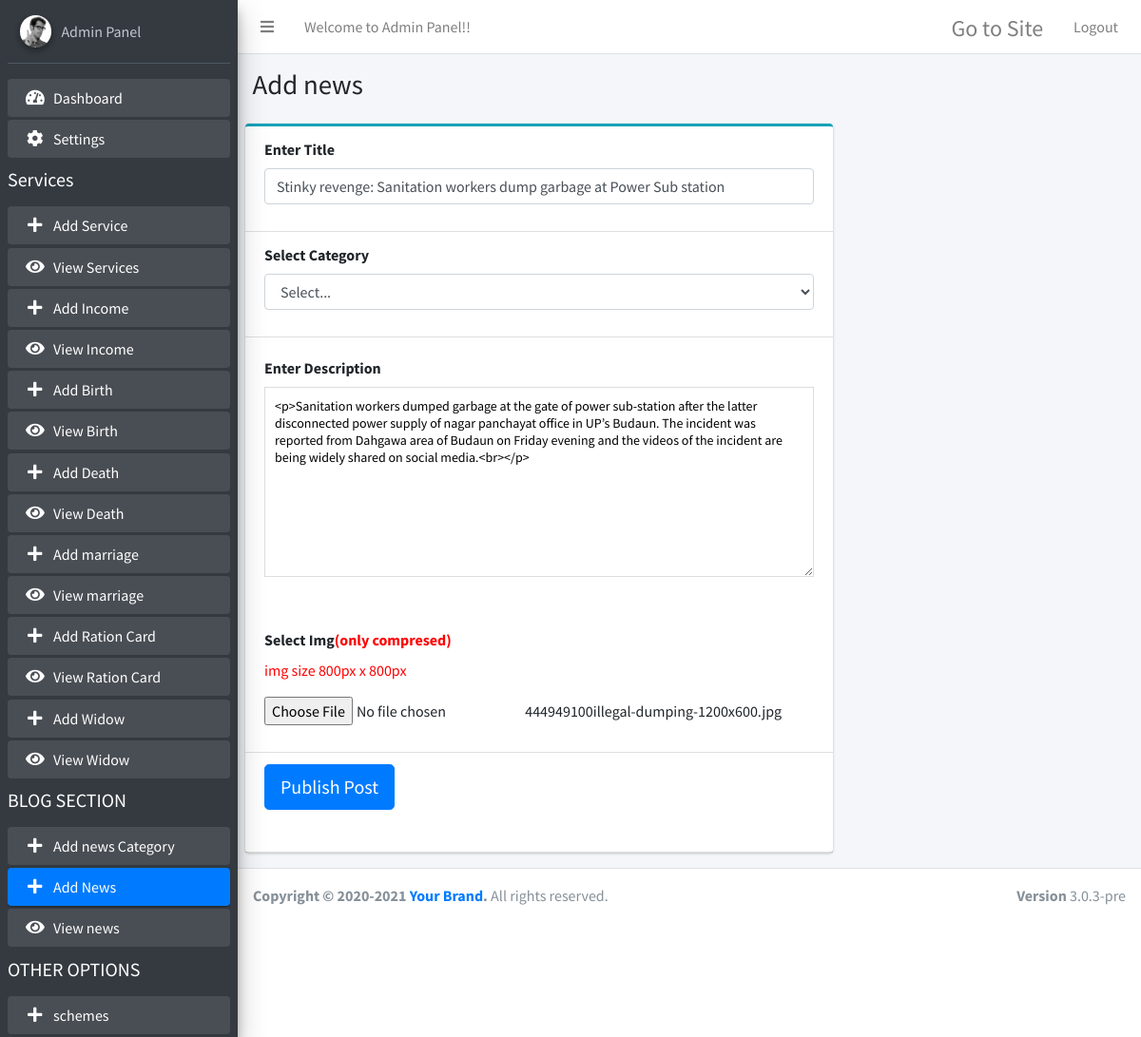
The page /admin/add-blog.php?edit=10 (signed in) on the database its author committed.
### tables this page shows
CREATE TABLE `blog` (
  `id` int(100) NOT NULL,
  `title` varchar(1000) DEFAULT NULL,
  `category` varchar(255) DEFAULT NULL,
  `descrip` varchar(10000) DEFAULT NULL,
  `img` varchar(100) DEFAULT NULL,
  `url` varchar(255) DEFAULT NULL,
  `date` varchar(100) DEFAULT NULL,
  `status` varchar(10) DEFAULT NULL
);

### admin/add-blog.php (the view, shortened to what this page needs)
<?php
include 'conn.php';
?>
<!DOCTYPE html>
<html>
<head>
  <link rel="stylesheet" href="plugins/fontawesome-free/css/all.min.css">
  <link rel="stylesheet" href="https://code.ionicframework.com/ionicons/2.0.1/css/ionicons.min.css">
  <link rel="stylesheet" href="dist/css/adminlte.min.css">
  <link rel="stylesheet" href="plugins/summernote/summernote-bs4.css">
</head>
<body class="hold-transition sidebar-mini">
<div class="wrapper">
   <?php include"topbar.php"; ?>
  <?php include"sidebar.php"; ?>
<?php
$edit = $_GET['edit'];
 $resultt = mysqli_query($con,"SELECT * FROM blog where id=".$edit."");
 $roww = mysqli_fetch_array($resultt);
?>
  <div class="content-wrapper">
    <section class="content-header">
      <div class="container-fluid">
        <div class="row mb-2">
          <div class="col-sm-6">
            <h1>Add news</h1>
          </div>
        </div>
      </div>
    </section>
    <section class="content">
      <div class="row">
        <div class="col-md-8">
		<form action="" method="post" enctype="multipart/form-data">
          <div class="card card-outline card-info">
			<div class="card-header">
             <div class="form-group">
                  <label>Enter Title</label>
                 <input name="title" value="<?php echo $roww["title"]; ?>" type="text" class="form-control" placeholder="Enter ...">
                </div>
            </div>
            	<div class="card-header">
             <div class="form-group">
                  <label>Select Category</label>
                  <select name="category" class="form-control">
                      <option>Select...</option>
                  </select>
                </div>
            </div>
			<div class="card-body pad">
			<label>Enter Description</label>
              <div class="mb-3">
                <textarea name="descrip" class="textarea" placeholder="Place some text here"
                          style="width: 100%; height: 200px; font-size: 14px; line-height: 18px; border: 1px solid #dddddd; padding: 10px;"><?php echo $roww["descrip"]; ?></textarea>
              </div>
            </div>
			<div class="card-header">
			<div class="form-group">
                    <label for="exampleInputFile">Select Img<span style="color:red;">(only compresed)</span></label>
					<p style="color:red;">img size 800px x 800px</p>
                        <input name="lis_img" type="file" required>
                     <?php echo $roww["img"]; ?>
                  </div>
			</div>
			<div class="card-header">
             <div class="form-group">
					<div class="row">
                    <div class="col-sm-6">
                      <div class="form-group">
				<button type="submit" name="publise" class="btn btn-primary btn-lg">Publish Post</button>
                      </div>
                    </div>
                  </div>
                </div>
            </div>
          </div>
		  </form>
        </div>
      </div>
    </section>
  </div>
   <?php include"footer.php"; ?>
</div>
</body>
</html>

### rows shown on the page
blog: title "Stinky revenge: Sanitation workers dump garbage at Power Sub station", descrip "<p>Sanitation workers dumped garbage at the gate of power sub-station after the latter disconnected power supply of nagar panchayat office in UP’s Budaun. The incident was reported from Dahgawa area of Budaun on Friday evening and the videos of the incident are being widely shared on social media.<br></p>", img "444949100illegal-dumping-1200x600.jpg"
